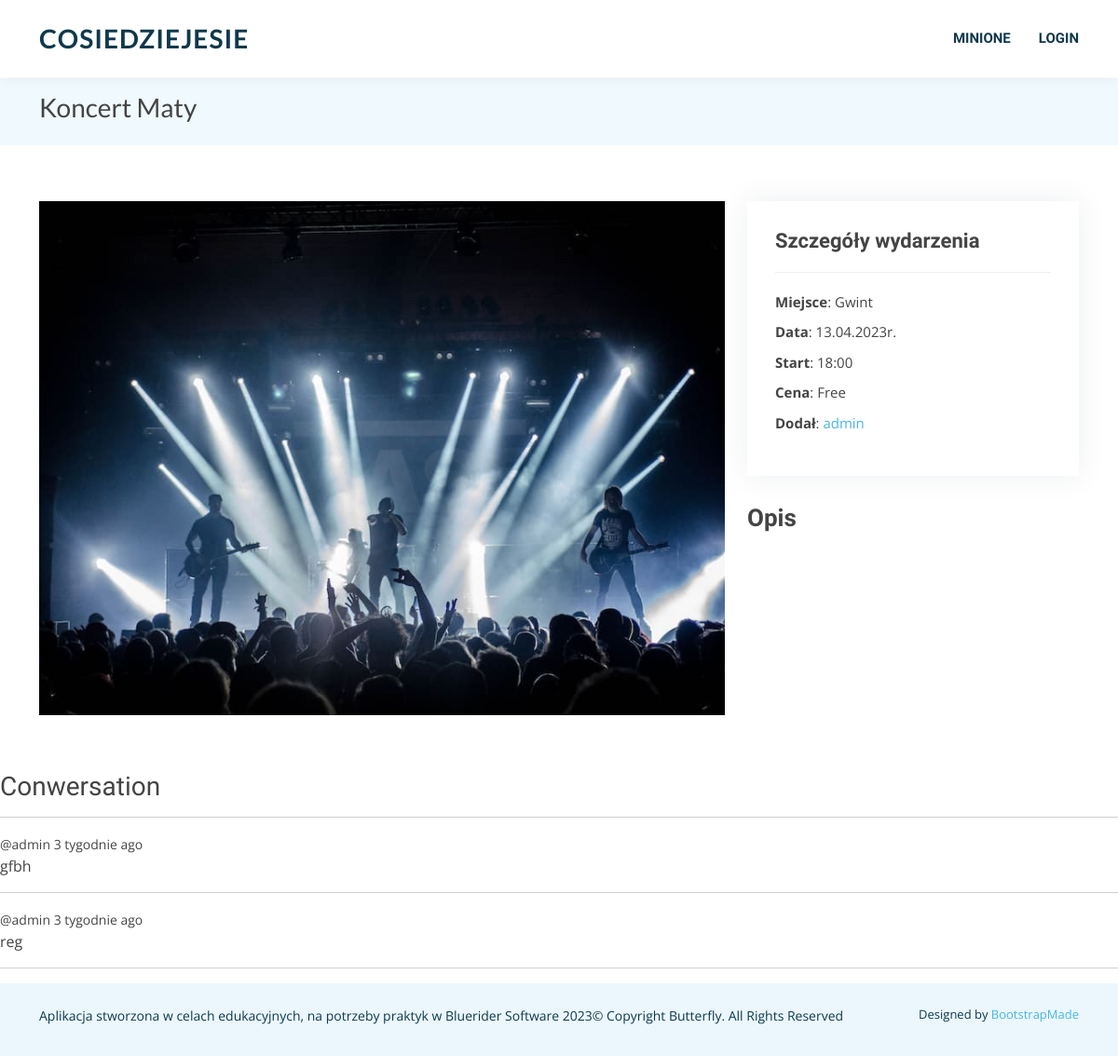
The page /room/1/ on the database its author committed.
### wydarzenia/models.py (models this page shows, shortened)
class Room(models.Model):
    host = models.ForeignKey(User, on_delete=models.SET_NULL, null=True)
    topic = models.ForeignKey(Topic, on_delete=models.SET_NULL, null=True)
    name = models.CharField(max_length=200, default="")
    price = models.DecimalField(max_digits=12, decimal_places=2, null=True)
    description = tinymce_models.HTMLField(blank=True, default="")
    date = models.DateTimeField(null=True, blank=True)
    updated = models.DateTimeField(auto_now=True)
    created = models.DateTimeField(auto_now_add=True)
    location = models.CharField(default="", max_length=50)

class Message(models.Model):
    user = models.ForeignKey(User, on_delete=models.CASCADE)
    room = models.ForeignKey(Room, on_delete=models.CASCADE)
    body = models.TextField(default="")
    updated = models.DateTimeField(auto_now=True)
    created = models.DateTimeField(auto_now_add=True)

### wydarzenia/views.py (the view, shortened to what this page needs)
# urls.py: path("room/<int:pk>/", views.room, name="room"),
def room(request, pk):
    try:
        room = Room.objects.get(id=pk)
        room_messages = room.message_set.all().order_by('-created')
        return render(request, "wydarzenia/room.html", {"room": room, 'room_messages': room_messages})
    except Room.DoesNotExist:
        return render(request, "404.html", {"my_var": "The Room You Are Looking For Does Not Exists"})

### wydarzenia/templates/wydarzenia/room.html (shortened to what this page needs)
{% extends 'main.html' %}
{% load static %}
{% block content %}
    <section id="breadcrumbs" class="breadcrumbs">
      <div class="container">
        <div class="d-flex justify-content-between align-items-center">
          <h2>{{ room.name }}</h2>
        </div>
      </div>
    </section>
    <section id="portfolio-details" class="portfolio-details">
      <div class="container">
        <div class="row gy-4">
          <div class="col-lg-8">
            <div class="portfolio-details-slider swiper">
              <div class="swiper-wrapper align-items-center">
                <div class="">
                  <img src="{% static 'assets/img/portfolio/1.jpg' %}" alt="">
                </div>
              </div>
            </div>
          </div>
          <div class="col-lg-4">
            <div class="portfolio-info">
              <h3>Szczegóły wydarzenia</h3>
              <ul>
                <li><strong>Miejsce</strong>: {{ room.location }}</li>
                <li><strong>Data</strong>: {{ room.date|date:"d.m.Y" }}r.</li>
                <li><strong>Start</strong>: {{ room.date|date:"H:i" }}</li>
                <li><strong>Cena</strong>: {% if room.price > 0 %}{{ room.price }}zł{% else %}Free{% endif %}</li>
                <li><strong>Dodał</strong>: <a href="{% url 'profile' room.host.id %}">{{ room.host }}</a></li>
              </ul>
            </div>
            <div class="portfolio-description">
              <h2>Opis</h2>
            </div>
          </div>
        </div>
      </div>
    </section>
<div class="comment">
<h3>Conwersation</h3>
    <hr>
    {% for message in room_messages %}
    <div>
        <small>@{{message.user}}   {{message.created|timesince}} ago</small>
        <p> {{message.body}}</p>
        <hr>
    </div>
    {% endfor %}
</div>
{% endblock %}

### static/assets/css/style.css (style rules this page uses)
body { font-family: "Open Sans", sans-serif; color: #444444; }
a { text-decoration: none; color: #49b5e7; }
h1, h2, h3, h4, h5, h6 { font-family: "Dosis", sans-serif; }
section { padding: 60px 0; overflow: hidden; }
.portfolio-details .portfolio-details-slider img { width: 100%; }
.portfolio-details .portfolio-info { padding: 30px; box-shadow: 0px 0 30px rgba(15, 57, 76, 0.08); }
.portfolio-details .portfolio-info h3 { font-size: 22px; font-weight: 700; margin-bottom: 20px; padding-bottom: 20px; border-bottom: 1px solid #eee; }
.portfolio-details .portfolio-info ul { list-style: none; padding: 0; font-size: 15px; }
.portfolio-details .portfolio-info ul li+li { margin-top: 10px; }
.portfolio-details .portfolio-description { padding-top: 30px; }
.portfolio-details .portfolio-description h2 { font-size: 26px; font-weight: 700; margin-bottom: 20px; }
.breadcrumbs { padding: 15px 0; background: #f0f9fd; margin-top: 84px; }
.breadcrumbs h2 { font-size: 28px; font-weight: 400; font-family: "Lato", sans-serif; }

### rows shown on the page
Room: name "Koncert Maty", location "Gwint", date "13.04.2023", date "18:00", host "admin"
Message: user "admin", created "3 tygodnie", body "gfbh"
Message: user "admin", created "3 tygodnie", body "reg"
